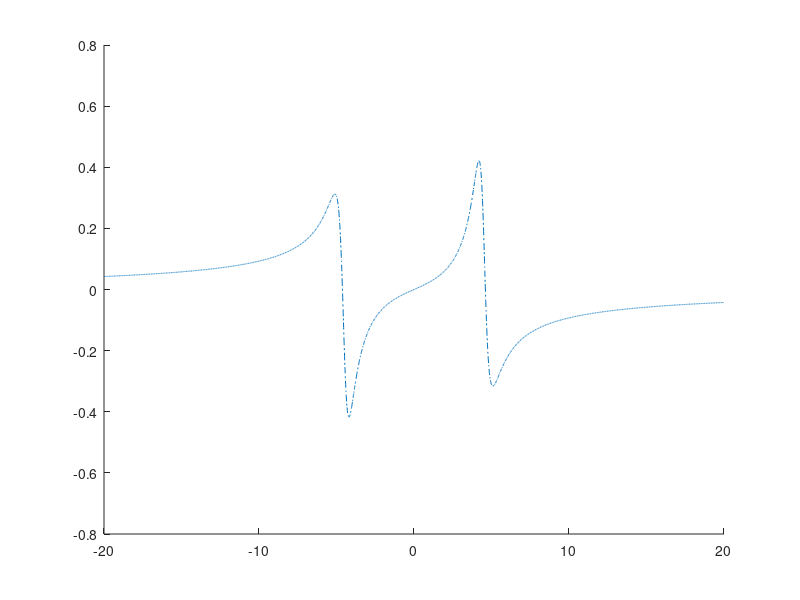

Recreate this plot in MATLAB. (Note: this script raises an error after producing the figure.)
clear;
close all;

deltap=-2e12:0.001e12:2e12;
deltac=1.0e9;
deltab=2.0e9;
g21=2.0e9;
g31=1.0e9;
g41=4.2e11;
K=1.4e17;
omegap=10.08e14;
omega_c=5e11;
omega_d=3e11;
omega_b=0e11;
c=3e8;

Delta1 = deltap+1i*(g21/2);
Delta2 = deltap+deltac+1i*(g31/2);
Delta3 = deltap+deltab+1i*(g41/2);

Dp = (Delta2 + 1i*g31/2).*(Delta3 + 1i*g41/2) - abs(omega_d)^2;
D = (Delta1 + 1i*g21/2).*(Delta2 + 1i*g31/2).*(Delta3 + 1i*g41/2) - ... 
    abs(omega_c)^2.*(Delta3 + 1i*g41/2) + abs(omega_d)^2.*(Delta1 + 1i*g21/2) + 2.*(omega_c).*(omega_d);
A=((2.*c.*K)./(omegap));
%l=3.90e12;
chi1=((-A.*Dp)./D);
%X=(abs(omega_c).^2)*(abs(Delta3 + 1i*g41/2).^2);
%Y=abs(omega_d)*abs(omega_c);
%chi3 =- l*chi1*((abs(Dp).^2 + X+ Y.^2)/ abs(D).^2);
plot(deltap./10.^11, real(chi1),'-.', LineWidth=2.5, DisplayName='\Omega_d=2.0', Color=[0 0 1]); % Blue
hold on;

omega_d=5e11;
Dp = (Delta2 + 1i*g31/2).*(Delta3 + 1i*g41/2) - abs(omega_d)^2;
D = (Delta1 + 1i*g21/2).*(Delta2 + 1i*g31/2).*(Delta3 + 1i*g41/2) - ...
    abs(omega_c)^2.*(Delta3 + 1i*g41/2)- abs(omega_d)^2.*(Delta1 + 1i*g21/2) + 2.*(omega_c).*(omega_d);
A=((2.*c.*K)./(omegap));
%l=3.90e12;
chi1=((-A.*Dp)./D);
%X=(abs(omega_c).^2)*(abs(Delta3 + 1i*g41/2).^2);
%Y=abs(omega_d)*abs(omega_c);
%chi3 =- l*chi1*((abs(Dp).^2 + X + Y.^2)/ abs(D).^2);
plot(deltap./10.^11, real(chi1), LineWidth=2.5, DisplayName='\Omega_d=4.0', Color=[1 0 0]); % Red
hold on;


omega_d=7e11;
Dp = (Delta2 + 1i*g31/2).*(Delta3 + 1i*g41/2) - abs(omega_d)^2;
D = (Delta1 + 1i*g21/2).*(Delta2 + 1i*g31/2).*(Delta3 + 1i*g41/2) - ...
    abs(omega_c)^2.*(Delta3 + 1i*g41/2)- abs(omega_d)^2.*(Delta1 + 1i*g21/2) + 2.*(omega_c).*(omega_d);
A=((2.*c.*K)./(omegap));
%l=3.90e12;
chi1=((-A.*Dp)./D);
%X=(abs(omega_c).^2)*(abs(Delta3 + 1i*g41/2).^2);
%Y=abs(omega_d)*abs(omega_c);
%chi3 =- l*chi1*((abs(Dp).^2 + X + Y.^2)/ abs(D).^2);
plot(deltap./10.^11, real(chi1), LineWidth=2.5, DisplayName='\Omega_d=6.0'); % Yellow
hold on;

omega_d=9e11;
Dp = (Delta2 + 1i*g31/2).*(Delta3 + 1i*g41/2) - abs(omega_d)^2;
D = (Delta1 + 1i*g21/2).*(Delta2 + 1i*g31/2).*(Delta3 + 1i*g41/2) - ...
    abs(omega_c)^2.*(Delta3 + 1i*g41/2)- abs(omega_d)^2.*(Delta1 + 1i*g21/2) + 2.*(omega_c).*(omega_d);
A=((2.*c.*K)./(omegap));
%l=3.90e12;
chi1=((-A.*Dp)./D);
%X=(abs(omega_c).^2)*(abs(Delta3 + 1i*g41/2).^2);
%Y=abs(omega_d)*abs(omega_c);
%chi3 =- l*chi1*((abs(Dp).^2 + X+ Y.^2)/ abs(D).^2);
plot(deltap./10.^11, real(chi1), '--', LineWidth=2.5, DisplayName='\Omega_d=8.0'); % Purple
hold on;

omega_d=11e11;
Dp = (Delta2 + 1i*g31/2).*(Delta3 + 1i*g41/2) - abs(omega_d)^2;
D = (Delta1 + 1i*g21/2).*(Delta2 + 1i*g31/2).*(Delta3 + 1i*g41/2) - ...
    abs(omega_c)^2.*(Delta3 + 1i*g41/2)- abs(omega_d)^2.*(Delta1 + 1i*g21/2) + 2.*(omega_c).*(omega_d);
A=((2.*c.*K)./(omegap));
l=3.90e12;
chi1=((-A.*Dp)./D);
X=(abs(omega_c).^2)*(abs(Delta3 + 1i*g41/2).^2);
Y=abs(omega_d)*abs(omega_c);
chi3 =- l*chi1*((abs(Dp).^2 + X + Y.^2)/ abs(D).^2);
plot(deltap./10.^11, real(chi1), LineWidth=2.5, DisplayName='\Omega_d=10.0', Color=[0 0.5 0]); % Green
hold on;

lgd = legend('show');
set(lgd, 'FontName', 'Garamond', 'FontSize', 24, 'FontWeight', 'bold', 'EdgeColor', ...
    'w', 'NumColumns', 2, TextColor=[0 0 0]);
legend boxon;
yticks([-0.5, -0.25, 0, 0.25, 0.5]);
set(gca, FontName='Garamond', FontSize=42, FontWeight='bold', XColor=[0 0 0], YColor=[0 0 0]);
xlabel('\Delta_p', FontName='Garamond', FontSize=42, FontWeight='bold', Color=[0 0 0]);
ylabel('Re\chi^{(1)}', FontName='Garamond', FontSize=42, FontWeight='bold', Color=[0 0 0]);
%title('\Delta_p vs Re\chi^{(1)}', FontName='Garamond', FontSize=27, FontWeight='bold');
grid on;

folder_path = "C:\Users\Ryuki\Downloads\PLOTS";
file = fullfile(folder_path, 'Real_chi1_Omega_d.jpeg');
fig = gcf;
set(fig, 'Units', 'pixels');
fig.Position = [100, 100, 1280, 720];  % [left, bottom, width, height]
exportgraphics(fig, file, 'Resolution', 300);
